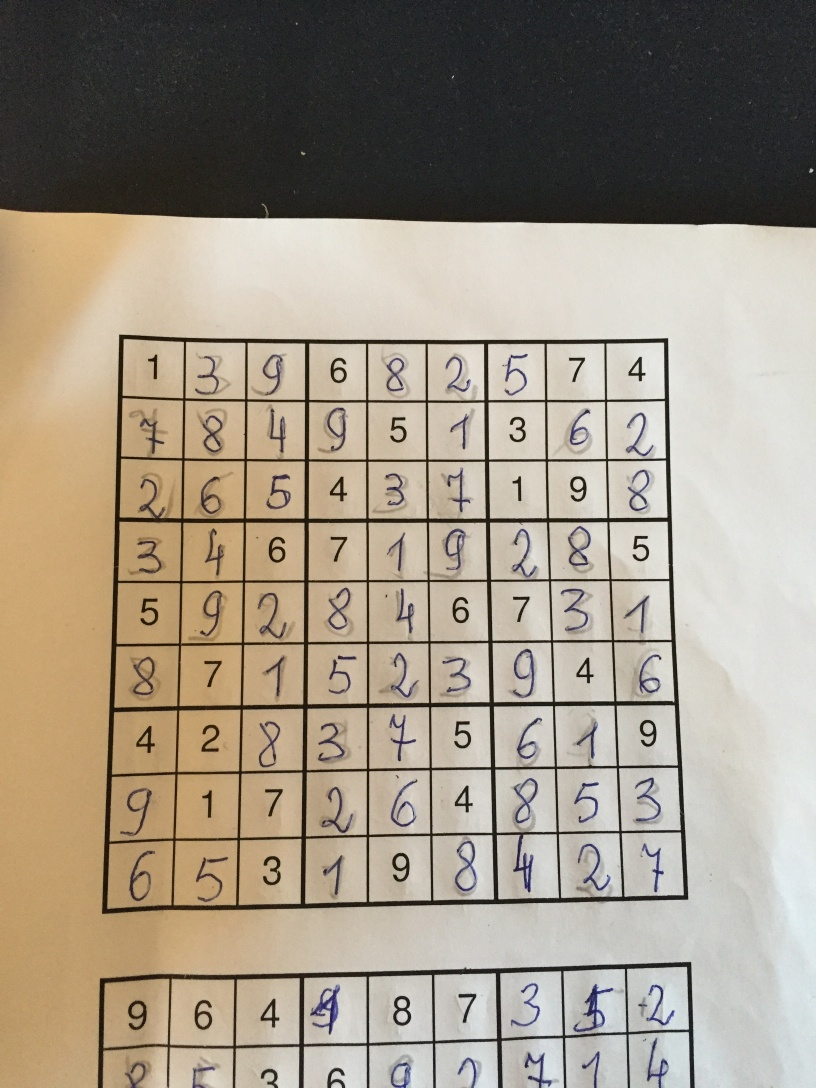
#> input picture sudoku_puzzles/7.jpg, 816 x 1088 px
$ python qwe.py
#> lines starting #> are read from the running program, lines starting #| are printed output that depends on the picture; after the words box and inside, x2 and y2 are one past the last pixel; in counts of white or black regions, pixels touching at a corner belong together
import cv2

img = cv2.imread('sudoku_puzzles/7.jpg')
#> img is the input picture: shape (1088, 816, 3); mean B, G, R 134.1, 149.9, 160.3
img = cv2.resize(img, (600, 600), interpolation=cv2.INTER_AREA)
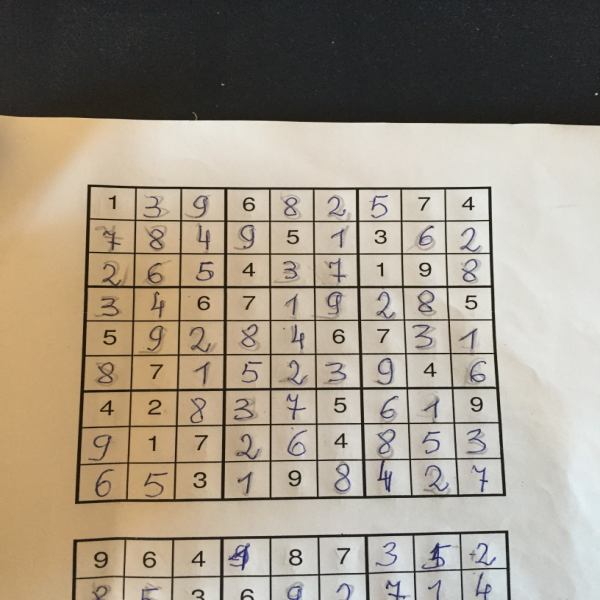
#> img: shape (600, 600, 3); mean B, G, R 134.1, 149.9, 160.3

cv2.rectangle(img, (100,100),(200,200), (255, 0, 0), 1)
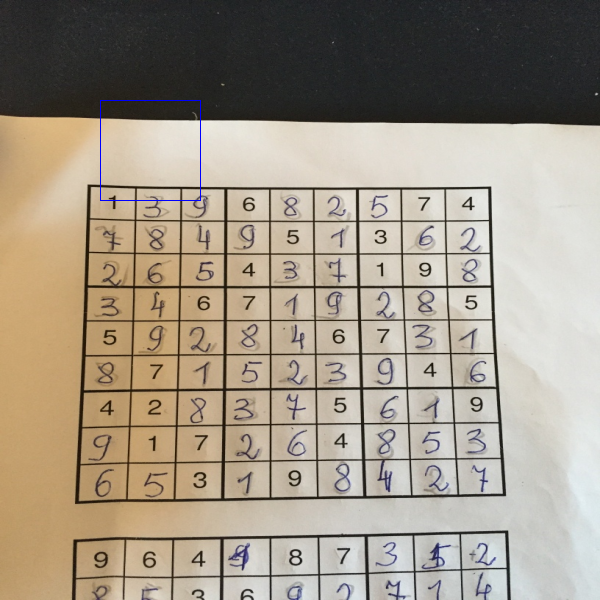
#> img: shape (600, 600, 3); 0.11% of pixels changed, all inside (x1, y1, x2, y2) = (100, 100, 201, 201)
print(img.shape)
#| (600, 600, 3)
cv2.imshow('sup', img)
cv2.waitKey(0)

$ run again, with sudoku_puzzles/10.jpg copied over sudoku_puzzles/7.jpg
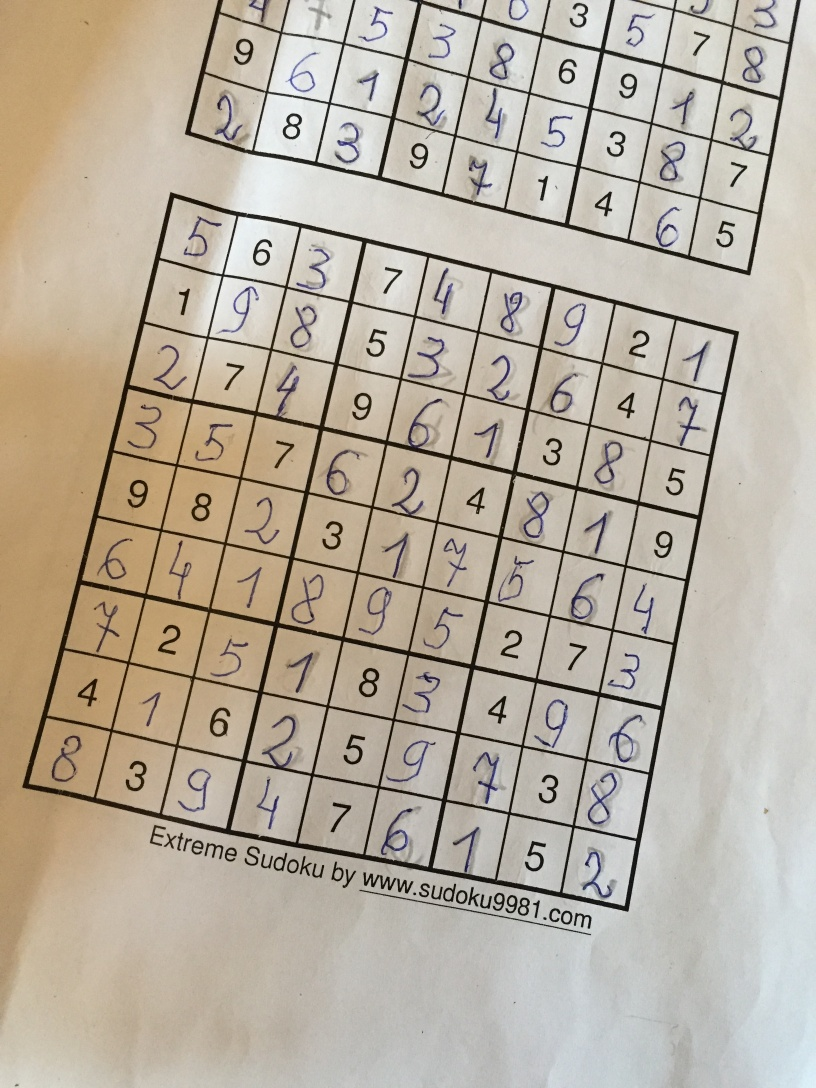
#> input picture sudoku_puzzles/10.jpg, 816 x 1088 px
#> img is the input picture: shape (1088, 816, 3); mean B, G, R 160.2, 175, 184.6
#> `img = cv2.resize(img, (600, 600), interpolation=cv2.INTER_AREA)`:
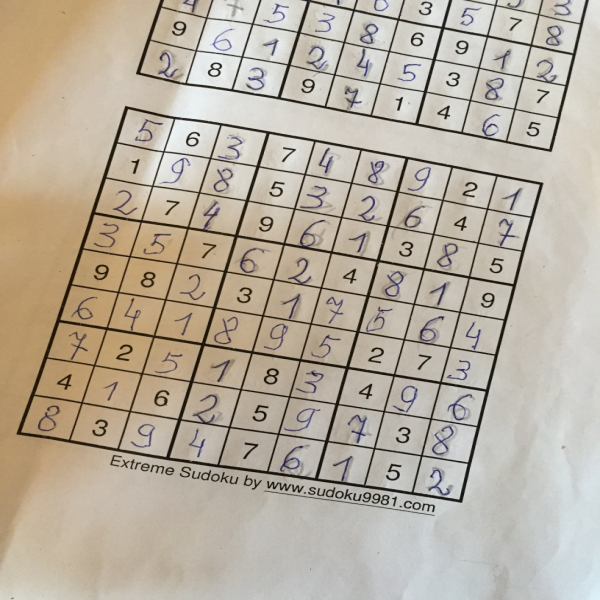
#> img: shape (600, 600, 3); mean B, G, R 160.2, 175, 184.6
#> `cv2.rectangle(img, (100,100),(200,200), (255, 0, 0), 1)`:
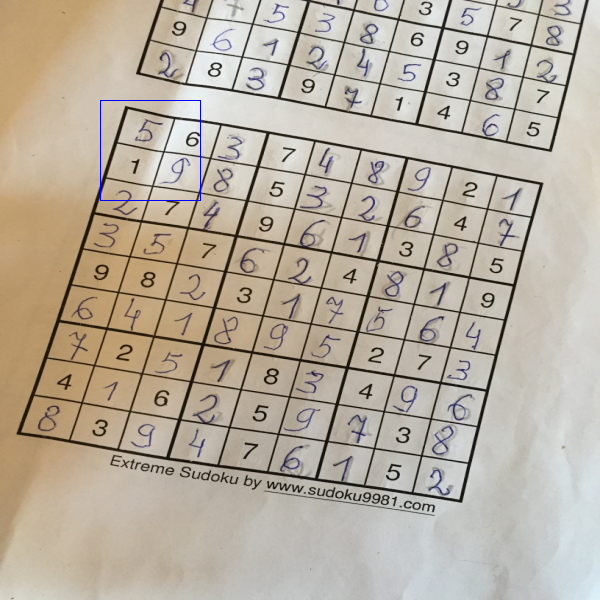
#> img: shape (600, 600, 3); 0.11% of pixels changed, all inside (x1, y1, x2, y2) = (100, 100, 201, 201)
#| (600, 600, 3)

$ run again, with sudoku_puzzles/11.jpg copied over sudoku_puzzles/7.jpg
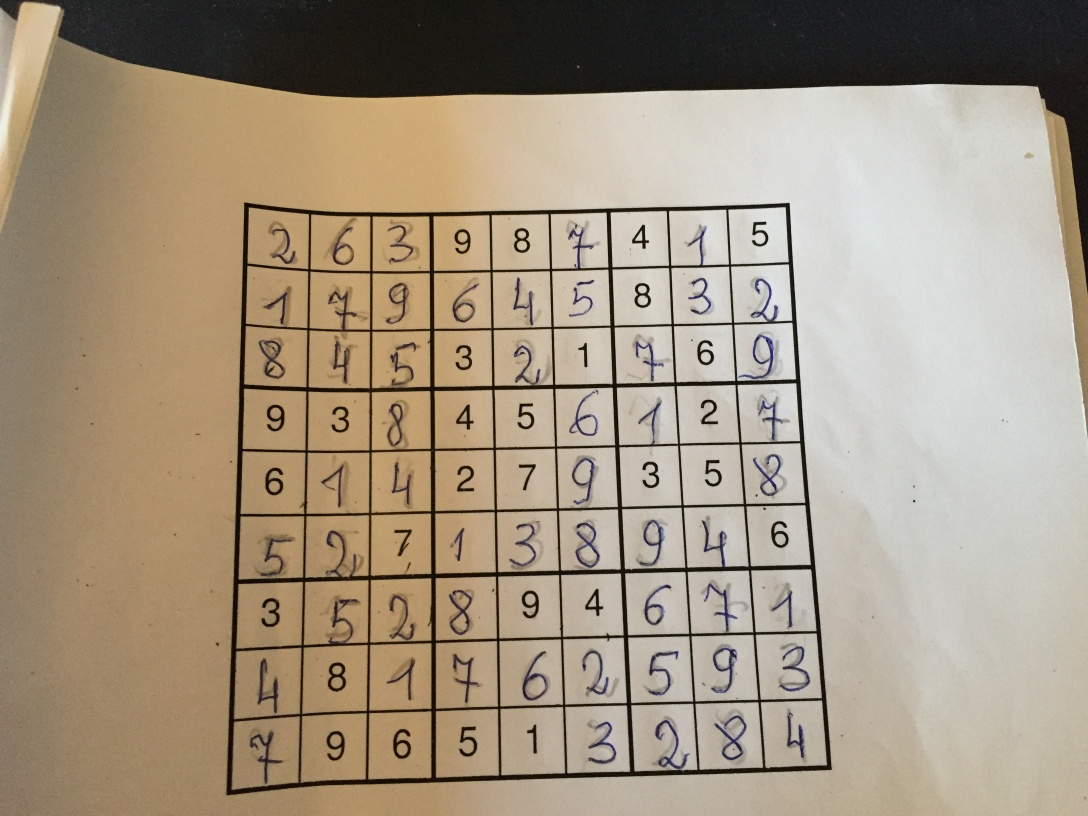
#> input picture sudoku_puzzles/11.jpg, 1088 x 816 px
#> img is the input picture: shape (816, 1088, 3); mean B, G, R 128.9, 148.4, 162.5
#> `img = cv2.resize(img, (600, 600), interpolation=cv2.INTER_AREA)`:
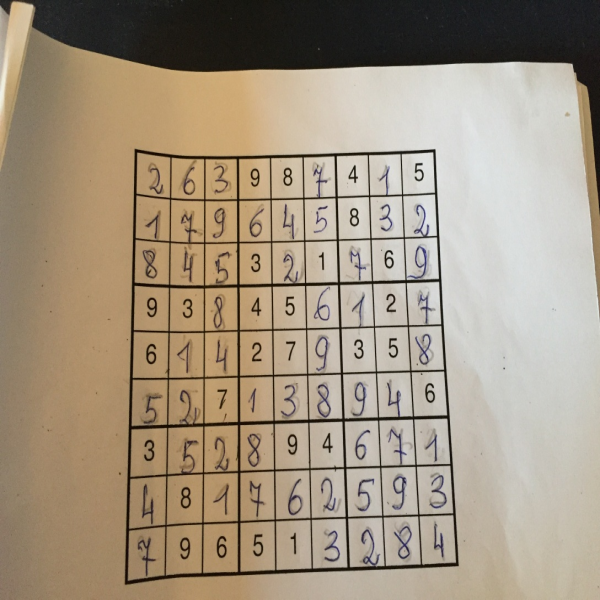
#> img: shape (600, 600, 3); mean B, G, R 128.9, 148.4, 162.5
#> `cv2.rectangle(img, (100,100),(200,200), (255, 0, 0), 1)`:
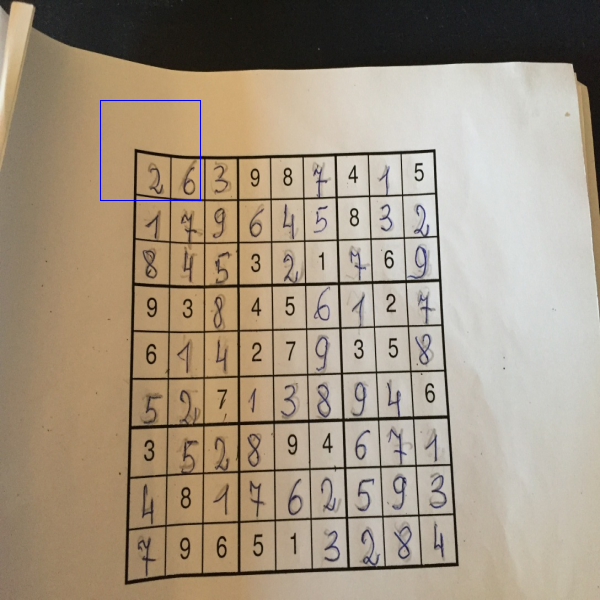
#> img: shape (600, 600, 3); 0.11% of pixels changed, all inside (x1, y1, x2, y2) = (100, 100, 201, 201)
#| (600, 600, 3)

$ run again, with sudoku_puzzles/117.jpg copied over sudoku_puzzles/7.jpg
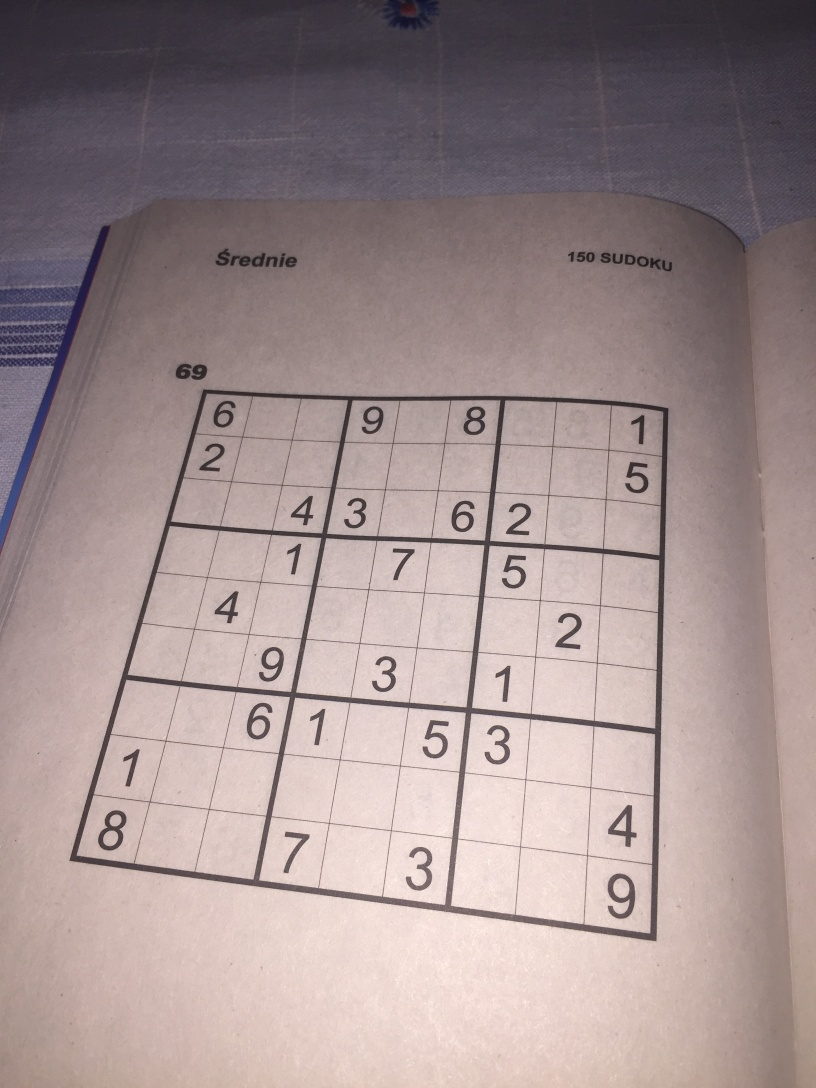
#> input picture sudoku_puzzles/117.jpg, 816 x 1088 px
#> img is the input picture: shape (1088, 816, 3); mean B, G, R 142.4, 142.6, 159.3
#> `img = cv2.resize(img, (600, 600), interpolation=cv2.INTER_AREA)`:
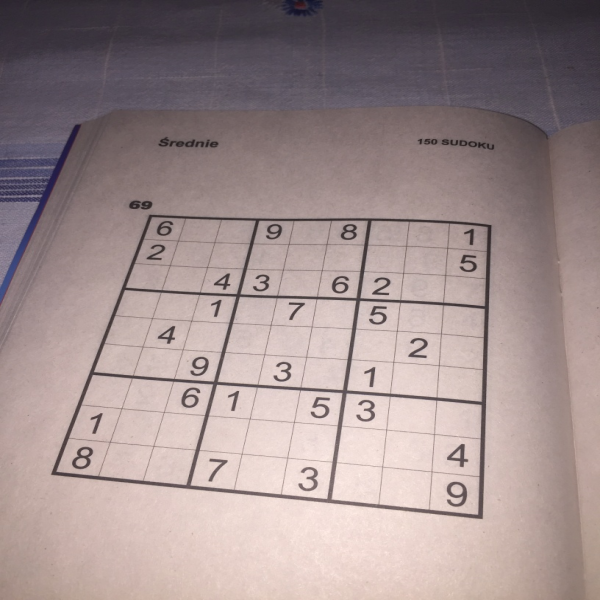
#> img: shape (600, 600, 3); mean B, G, R 142.4, 142.6, 159.3
#> `cv2.rectangle(img, (100,100),(200,200), (255, 0, 0), 1)`:
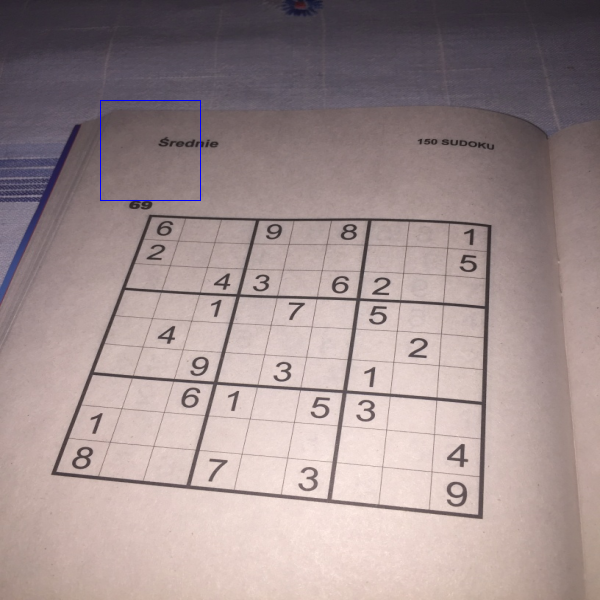
#> img: shape (600, 600, 3); 0.11% of pixels changed, all inside (x1, y1, x2, y2) = (100, 100, 201, 201)
#| (600, 600, 3)
